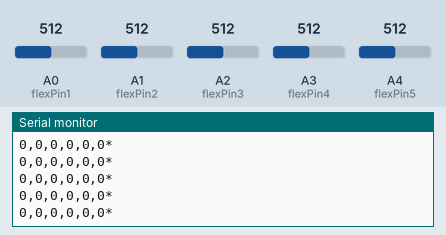
Simulated run of this sketch. Board: Arduino Uno, built with avr-gcc and run on an emulated ATmega328P. Parts: the last lines printed to the serial monitor. Inputs (shaded band) come from the test bench; at power-on: A0 (flexPin1) = 512, A1 (flexPin2) = 512, A2 (flexPin3) = 512, A3 (flexPin4) = 512, A4 (flexPin5) = 512.

Above: at 1.2 s.
1.3 s: A0 (flexPin1) set to 513
At 2.0 s:
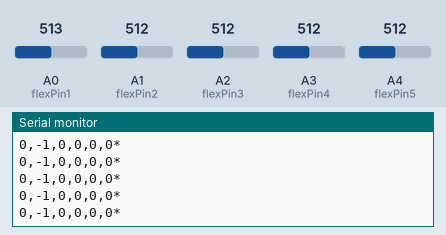
4.3 s: A1 (flexPin2) set to 533
At 4.9 s:
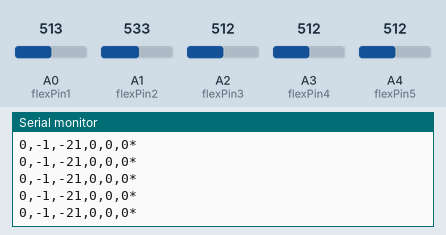
5.8 s: A2 (flexPin3) set to 536
At 6.3 s:
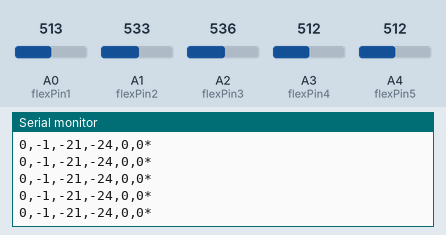

The sketch:

power-glove.ino
```cpp
//defining all the pins
const int flexPin1 = A0;
const int flexPin2 = A1;
const int flexPin3 = A2;
const int flexPin4 = A3;
const int flexPin5 = A4;
//defining the array size for the baseline algorithm
const int arraySize = 50;
boolean firstRun = true;

//all necessary variables
int flex1[arraySize];
int flex2[arraySize];
int flex3[arraySize];
int flex4[arraySize];
int flex5[arraySize];
int baselineFlex1;
int baselineFlex2;
int baselineFlex3;
int baselineFlex4;
int baselineFlex5;

void setup(){
  Serial.begin(9600);
}

void loop(){
  //if this is the fisrt run, run the algorithm
  //to find a baseline value used to calculate the delta
  if(firstRun){
    firstRun=false;
    //read in all the values for each finger and put them into their own array
    for(int i =0; i< arraySize; i++){
      int sound1 = analogRead(flexPin1);
      int sound2 = analogRead(flexPin2);
      int sound3 = analogRead(flexPin3);
      int sound4 = analogRead(flexPin4);
      int sound5 = analogRead(flexPin5);
      flex1[i] = sound1;
      flex2[i] = sound2;
      flex3[i] = sound3;
      flex4[i] = sound4;
      flex5[i] = sound5;
    }
    //once done sequence through each array calculating the average for
    //those fingers
    int flex1Average = 0;
    int flex2Average = 0;
    int flex3Average = 0;
    int flex4Average = 0;
    int flex5Average = 0;
    for(int i=0; i<arraySize; i++){
      flex1Average = flex1Average + flex1[i];
      flex2Average = flex2Average + flex2[i];
      flex3Average = flex3Average + flex3[i];
      flex4Average = flex4Average + flex4[i];
      flex5Average = flex5Average + flex5[i];
    }
    //calculate the average
    baselineFlex1 = flex1Average/arraySize;
    baselineFlex2 = flex2Average/arraySize;
    baselineFlex3 = flex3Average/arraySize;
    baselineFlex4 = flex4Average/arraySize;
    baselineFlex5 = flex5Average/arraySize;
  }
  //then at each subsequent iteration read in the values from the fingers
  //and calcualte the delat from the average
  int sound1 = analogRead(flexPin1);
  sound1 = baselineFlex1 - sound1;
  int sound2 = analogRead(flexPin2);
  sound2 = baselineFlex2 - sound2;
  int sound3 = analogRead(flexPin3);
  sound3 = baselineFlex3 - sound3;
  int sound4 = analogRead(flexPin4);
  sound4 = baselineFlex4 - sound4;
  int sound5 = analogRead(flexPin5);
  sound5 = baselineFlex5 - sound5;

  //send the values out to processing
  Serial.println((String)0 + "," + (String)sound1 + "," + (String)sound2 + "," + (String)sound3  + "," + (String)sound4  + "," + (String)sound5 + "*");
  delay(20);
}
```

Measured:
- after the input at 1.3 s, the serial monitor: prints a new line at once (image 1)
- after the input at 4.3 s, the serial monitor: prints a new line at once (image 2)
- after the input at 5.8 s, the serial monitor: prints a new line at once (image 3)
